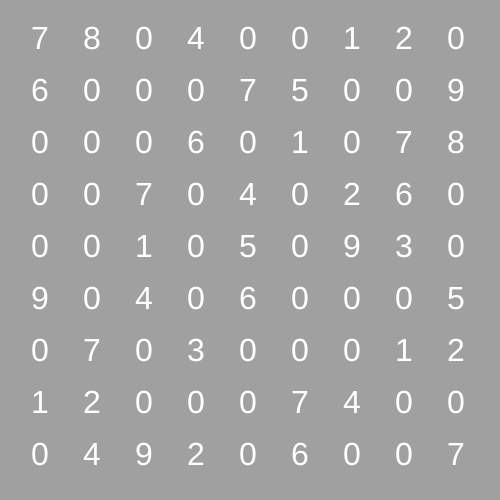
Frame 1 (no input)
Frame 60 (no input): identical to frame 1, image omitted
Frame 120 (the mouse pressed at the canvas centre since frame 60): identical to frame 1, image omitted

The p5.js sketch that drew this single still picture (run headless with seeded random() and noise() and a simulated clock; from frame 60 on, the mouse is pressed at the canvas centre):

// p5.js sketch
// ── sketch.js
var board = [
    [7, 8, 0, 4, 0, 0, 1, 2, 0],
    [6, 0, 0, 0, 7, 5, 0, 0, 9],
    [0, 0, 0, 6, 0, 1, 0, 7, 8],
    [0, 0, 7, 0, 4, 0, 2, 6, 0],
    [0, 0, 1, 0, 5, 0, 9, 3, 0],
    [9, 0, 4, 0, 6, 0, 0, 0, 5],
    [0, 7, 0, 3, 0, 0, 0, 1, 2],
    [1, 2, 0, 0, 0, 7, 4, 0, 0],
    [0, 4, 9, 2, 0, 6, 0, 0, 7],
];

let font,
  fontsize = 32;

function preload() {
  // Ensure the .ttf or .otf font stored in the assets directory
  // is loaded before setup() and draw() are called
}

function setup() {
  createCanvas(500, 500);

  // Set text characteristics
  textSize(fontsize);
  textAlign(CENTER, CENTER);
}

function draw() {
  background(160);

  // Set the gap between letters and the left and top margin
  let gap = 52;
  let margin = 10;
  translate(margin * 4, margin * 4);

  // Set the counter to start at the character you want
  // in this case 35, which is the # symbol
  let counter = 35;

  // Loop as long as there is space on the canvas
  for (let y = 0, i = 0; y < height - gap; y += gap, i++) {
    for (let x = 0, j = 0; x < width - gap; x += gap, j++) {
      // Use the counter to retrieve individual letters by their Unicode number

        fill(255);

      // Draw the letter to the screen
      text(board[i][j], x, y);

      // Increment the counter
      counter++;
    }
  }
}

// ── sudokuSolver.js
var board = [
              [7, 8, 0, 4, 0, 0, 1, 2, 0],
              [6, 0, 0, 0, 7, 5, 0, 0, 9],
              [0, 0, 0, 6, 0, 1, 0, 7, 8],
              [0, 0, 7, 0, 4, 0, 2, 6, 0],
              [0, 0, 1, 0, 5, 0, 9, 3, 0],
              [9, 0, 4, 0, 6, 0, 0, 0, 5],
              [0, 7, 0, 3, 0, 0, 0, 1, 2],
              [1, 2, 0, 0, 0, 7, 4, 0, 0],
              [0, 4, 9, 2, 0, 6, 0, 0, 7],
];
const ROWS = 9;
const COLUMNS = 9;

/**
 * Recursive function that uses backtracking to replace each 0 in the sudoku board with the correct #.
 * @param {Array} board 
 */
function solve(board){
    var currentIndex;
    var emptyIndex = findEmpty(board);
    if(emptyIndex){
        currentIndex = emptyIndex;
    } else{
        return true;
    }

    //Loop through each possible number
    for(let i = 1; i < 10; i++){
        //if the number would fit
        if(isMoveValid(board, currentIndex, i)){
            //place it in the board
            board[currentIndex.row][currentIndex.column] = i;
            //move to the next number
            if(solve(board)){
                return true;
            }
            //if the recursion breaks, set the previous index back to 0
            board[currentIndex.row][currentIndex.column] = 0;
        }
    }
    //break recursion if no numbers would fit here
    return false;
}

function isMoveValid(board, position, number){
    //check row
    for(let column = 0; column < COLUMNS; column++){
        if(board[position.row][column] === number){
            return false;
        }
    }
    //check column
    for(let row = 0; row < ROWS; row++){
        if(board[row][position.column] === number){
            return false;
        }
    }
    //check box
    //find the index (0-2) of x and y position of box
    boxX = Math.floor(position.column / 3);
    boxY = Math.floor(position.row / 3);
    
    //for each 3 columns in that box
    for(let hIndex = boxX*3; hIndex < (boxX + 3); hIndex++){
        //for each vertical 3 numbers in that column
        for(let vIndex = boxY*3; vIndex < (boxY + 3); vIndex++){
            //if number is already present, fail
            if(board[vIndex][hIndex] === number){
                return false;
            }
        }
    }
    return true;
}

/**
 * Finds the next empty 
 * @param {Array} board 
 */
function findEmpty(board){
    for(let row = 0; row < ROWS; row++){
        for(let column = 0; column < COLUMNS; column++){
            if(board[row][column] === 0){
                return {row : row,
                        column : column};
            }
        }
    }
    return null;
}

solve(board);
console.table(board);
// ── test.html
<!DOCTYPE html>
<html>
<head>
  <meta charset="utf-8">
  <meta name="viewport" content="width=device-width">
  <script src="https://ajax.googleapis.com/ajax/libs/jquery/3.4.1/jquery.min.js"></script>
</head>
<body>
    <div id="randomDiv">3</div>
</body>
</html>

<script>setInterval(function() {
        $("#randomDiv").text(Math.floor(Math.random() * 10) + 1);
    }, 1500);
</script>
